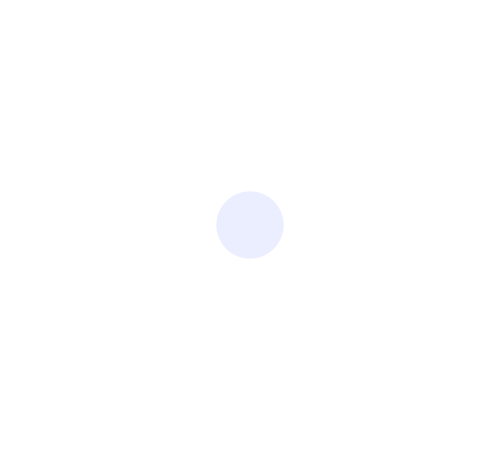
Frame 1 (no input)
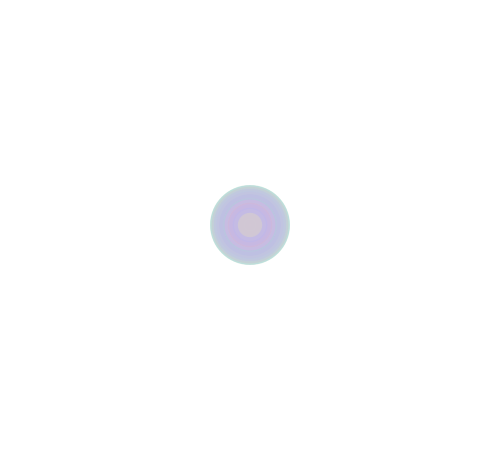
Frame 60 (the mouse pressed at the canvas centre just before this capture)
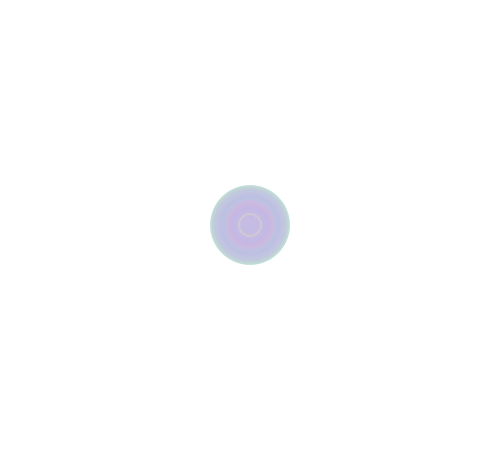
Frame 120 (the mouse held since frame 60 and released just before this capture)

The Processing sketch that drew these frames (run headless with seeded random() and noise(); from frame 60 on, the mouse is pressed at the canvas centre):

// Processing sketch: processing_10890
// ── processing_10890.pde

int counter;

void setup() {  //setup function called initially, only once
  size(500, 450);
  background(255);  //set background white
  colorMode(HSB);   //set colors to Hue, Saturation, Brightness mode
  counter = 0;
}

void draw() {  //draw function loops 
  counter++;
  noStroke();
  fill(random(255),100,255,50);
  
  if(mousePressed == true) { //add some interaction
    ellipse(mouseX, mouseY, 20, 20);
  }
  else {
    ellipse(width/2, height/2, 80*sin(counter), 80*sin(counter));
  }
}

                                                                                                                                                                                
